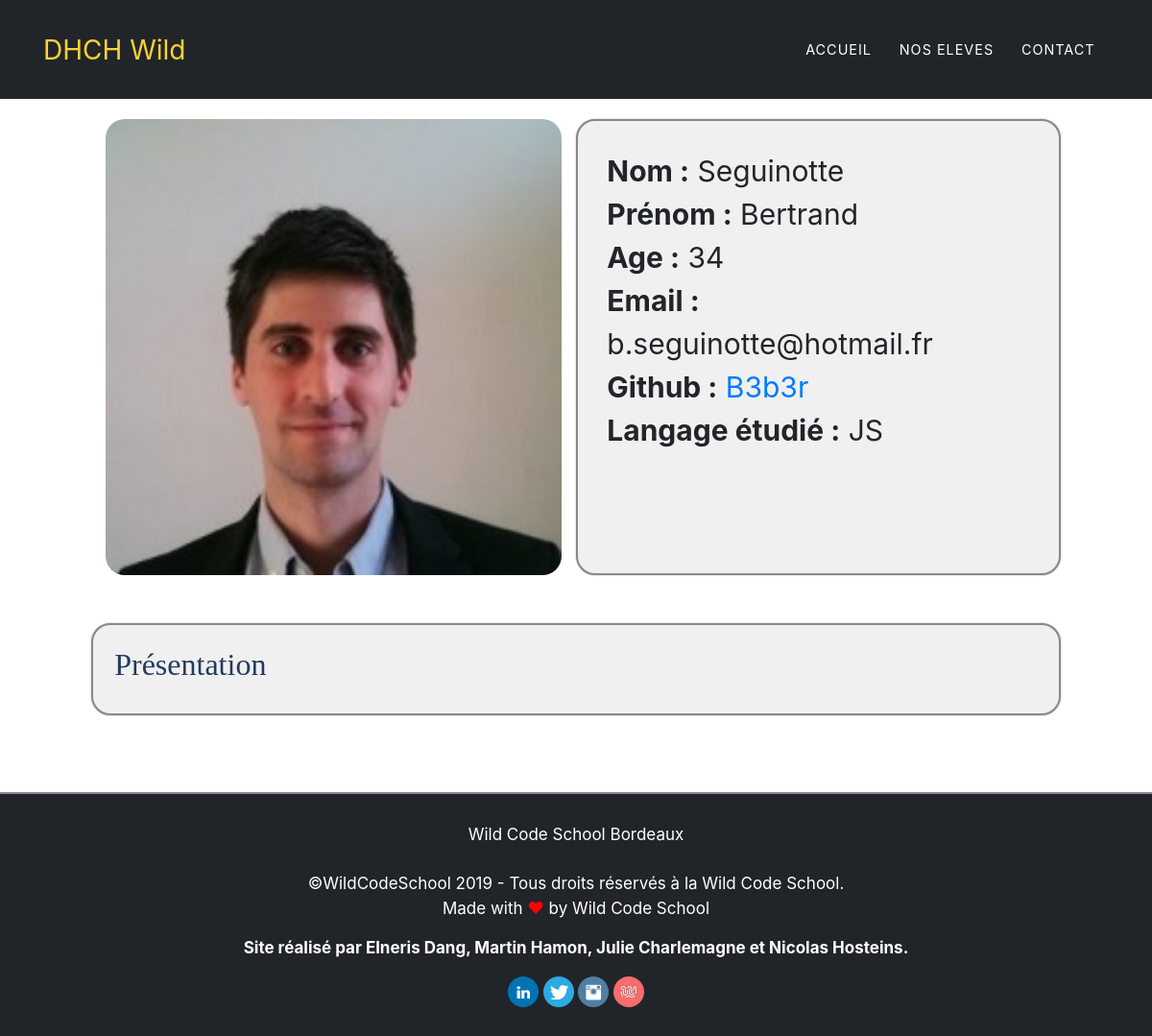
Screenshot of /detail.php?wilder=1 with the database file from the repository.
### tables this page shows
CREATE TABLE `wilder` (
  `id` int(11) NOT NULL,
  `firstname` varchar(100) NOT NULL,
  `lastname` varchar(100) NOT NULL,
  `birthday` date NOT NULL,
  `email` varchar(255) NOT NULL,
  `cursus` varchar(100) NOT NULL,
  `github` varchar(255) NOT NULL,
  `presentation` text NOT NULL
);

### Wilder.php (called while the page is built, shortened)
<?php
class Wilder
{
    private $id;
    private $firstname;
    private $lastname;
    private $email;
    private $birthday;
    private $cursus;
    private $github;
    public function getId(): int
    {
        return $this->id;
    }
    public function getFirstname(): string
    {
        return $this->firstname;
    }
    public function getLastname(): string
    {
        return $this->lastname;
    }
    public function getEmail(): string
    {
        return $this->email;
    }
    public function getBirthday(): string
    {
        return $this->birthday;
    }
    public function getCursus(): string
    {
        return $this->cursus;
    }
    public function getGithub(): string
    {
        return $this->github;
    }
}

### fonction.php (the view, shortened to what this page needs)
<?php
function infoWilders($parameter)
{
    $pdo = new PDO(DSN,USER,PASS);
    $query = $pdo->query('SELECT * FROM wilder');
    $wilders = $query->fetchAll(PDO::FETCH_CLASS,'Wilder');
    foreach ($wilders as $information)
    {
        if ($information->getId() == $parameter){ ?>
            <div class="col-lg-6 col-12 detail_div"><img class="detail_img" src="image/photo/<?php echo $information->getId(); ?>.jpg" alt=""/> </div>
            <div class="col-lg-6 col-12 detail_descri detail_div ">
                <p>
                    <span class="police-gras"> Nom :</span> <?php echo $information->getLastname(); ?>
                    <br> <span class="police-gras"> Prénom :</span> <?php echo $information->getFirstname(); ?>
                    <br> <span class="police-gras"> Age :</span> <?php echo birthday($information->getBirthday()); ?>
                    <br> <span class="police-gras"> Email :</span>
                    <br> <?php echo $information->getEmail(); ?>
                    <br> <span class="police-gras"> Github :</span> <a href="https://github.com/<?php echo $information->getGithub(); ?>" target="_blank"><?php echo $information->getGithub(); ?></a>
                    <br> <span class="police-gras"> Langage étudié :</span> <?php echo $information->getCursus(); ?>
                </p>
            </div>
        <?php }
    }
}
?>
<?php
function birthday($birthday) {
    $age = date_create($birthday)->diff(date_create('today'))->y;
    return $age;
}
?>

### style.css (style rules this page uses)
body { background-image: url(image/desk-3139127.jpg); background-size: cover; padding-top: 50px; background-attachment: fixed; }
.container .detail_img { height: 100%; width: 100%; }
.container .detail_div { border-radius: 20px; }
.container div .detail_img { border-radius: 20px; }
.police-gras { font-weight: bold; }
.container .detail_descri { border: 2px solid #888; box-shadow: 0 0 2px #AAA; padding: 3% 3%; font-size: 30px; word-break: break-all; background-color: #F0F0F0; }

### rows the page displays
wilder: lastname "Seguinotte", firstname "Bertrand", birthday "34", email "b.seguinotte@hotmail.fr", github "B3b3r", cursus "JS"
